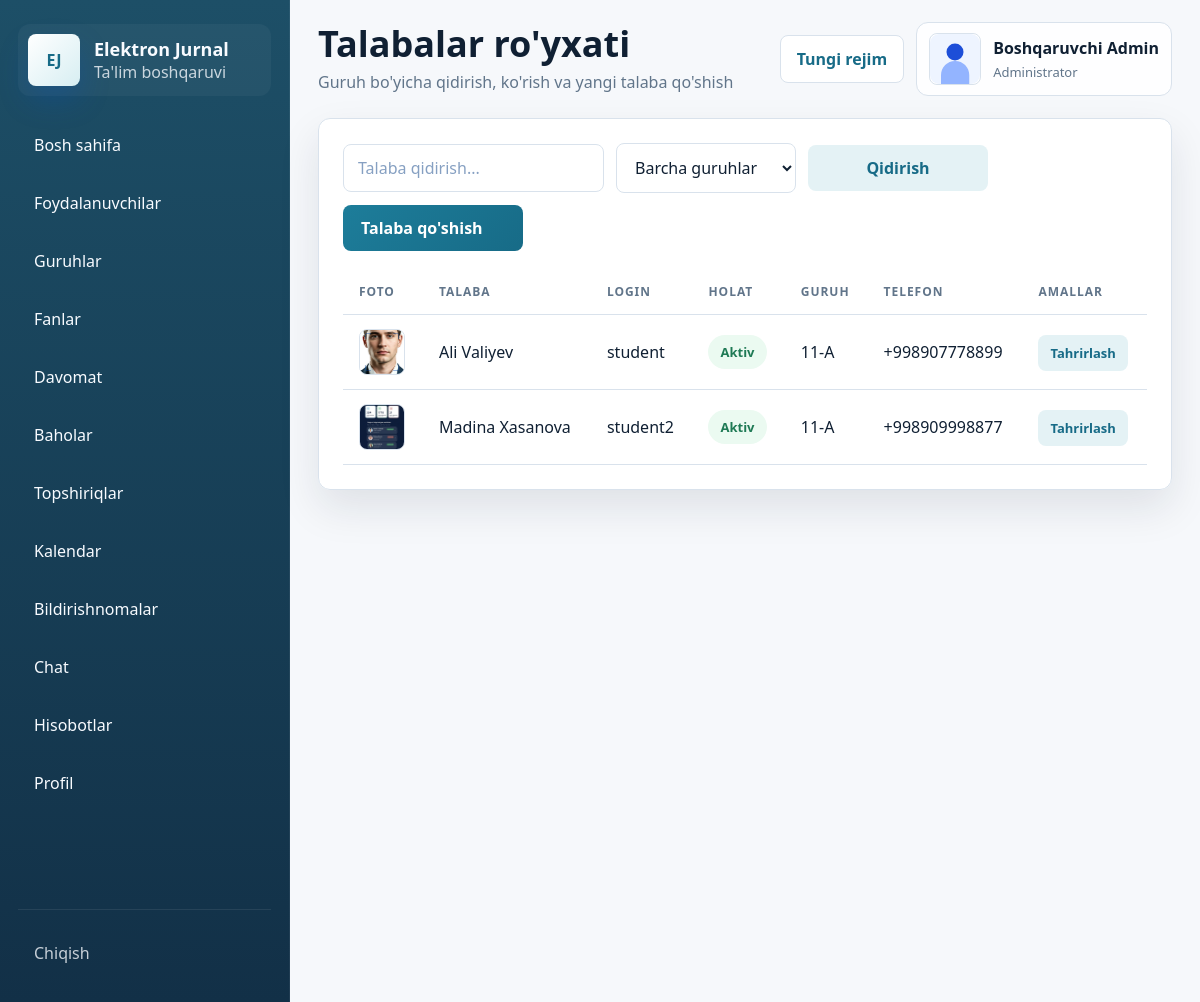
The page /students (signed in) on the database as committed earlier.
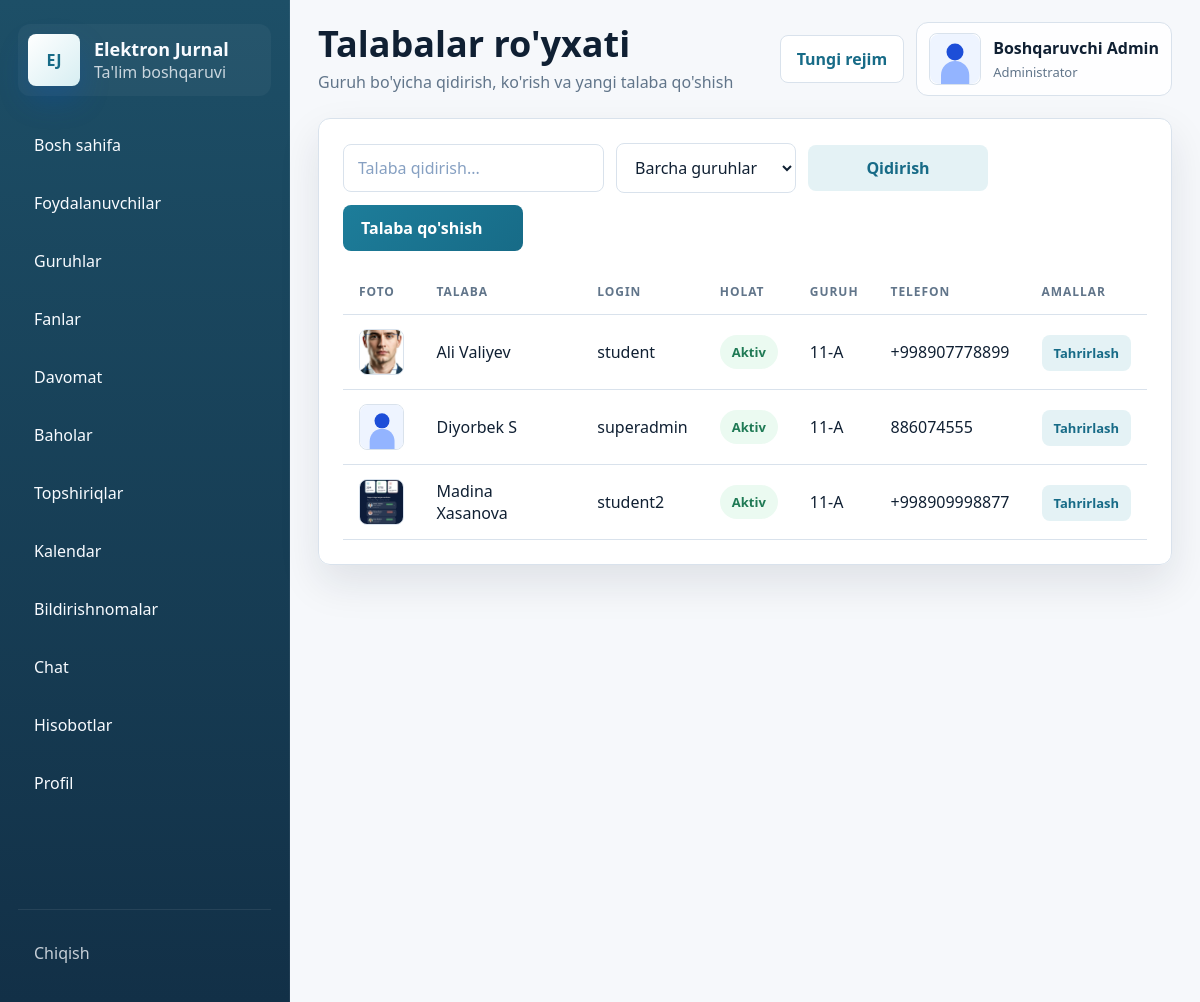
The same page on the database as committed later.
### models.py (models this page shows, shortened)
class TimestampMixin:
    created_at = db.Column(db.DateTime, default=datetime.utcnow, nullable=False)

class User(UserMixin, TimestampMixin, db.Model):
    __tablename__ = "users"
    id = db.Column(db.Integer, primary_key=True)
    full_name = db.Column(db.String(150), nullable=False)
    username = db.Column(db.String(80), unique=True, nullable=False, index=True)
    password_hash = db.Column(db.String(255), nullable=False)
    role = db.Column(db.String(20), nullable=False, index=True)
    phone = db.Column(db.String(30))
    email = db.Column(db.String(120))
    image_path = db.Column(db.String(255))
    is_active = db.Column(db.Boolean, default=True, nullable=False)
    can_change_credentials = db.Column(db.Boolean, default=True, nullable=False)
    taught_subjects = db.relationship("Subject", back_populates="teacher", lazy="dynamic")
    student_group = db.relationship("StudentGroup", back_populates="student", uselist=False, cascade="all, delete-orphan")
    attendance_records = db.relationship("Attendance", back_populates="student", lazy="dynamic", foreign_keys="Attendance.student_id")
    grade_records = db.relationship("Grade", back_populates="student", lazy="dynamic", foreign_keys="Grade.student_id")
    grades_given = db.relationship("Grade", back_populates="teacher", lazy="dynamic", foreign_keys="Grade.teacher_id")
    assignments_created = db.relationship("Assignment", back_populates="teacher", lazy="dynamic", foreign_keys="Assignment.teacher_id")
    activities = db.relationship("ActivityLog", back_populates="user", lazy="dynamic")
    notifications = db.relationship("Notification", back_populates="user", lazy="dynamic", cascade="all, delete-orphan")
    chat_messages = db.relationship(
        "ChatMessage",
        back_populates="sender",
        lazy="dynamic",
        cascade="all, delete-orphan",
        foreign_keys="ChatMessage.sender_id",
    )
    assignment_submissions = db.relationship("AssignmentSubmission", back_populates="student", lazy="dynamic", cascade="all, delete-orphan")
    @property
    def group(self):
        return self.student_group.group if self.student_group else None

class Group(TimestampMixin, db.Model):
    __tablename__ = "groups"
    id = db.Column(db.Integer, primary_key=True)
    name = db.Column(db.String(80), unique=True, nullable=False)
    student_links = db.relationship("StudentGroup", back_populates="group", cascade="all, delete-orphan")
    subject_links = db.relationship("SubjectGroup", back_populates="group", cascade="all, delete-orphan")
    attendance_records = db.relationship("Attendance", back_populates="group", lazy="dynamic")
    assignments = db.relationship("Assignment", back_populates="group", lazy="dynamic")

### app.py (the view)
@app.route("/students")
@login_required
@role_required("admin", "teacher")
def student_list():
    query = User.query.filter_by(role="student")
    search = request.args.get("search", "").strip()
    group_id = request.args.get("group_id", "").strip()
    if current_user.role == "teacher":
        group_ids = [group.id for group in get_teacher_groups(current_user)]
        query = query.join(StudentGroup).filter(StudentGroup.group_id.in_(group_ids) if group_ids else False)
    if search:
        query = query.filter(or_(User.full_name.ilike(f"%{search}%"), User.username.ilike(f"%{search}%")))
    if group_id:
        query = query.join(StudentGroup).filter(StudentGroup.group_id == int(group_id))
    students = query.order_by(User.full_name).all()
    groups = Group.query.order_by(Group.name).all()
    return render_template("users/students.html", students=students, groups=groups, selected_group=group_id, search=search)

### app.py (called while the page is built)
@login_manager.user_loader
def load_user(user_id: str):
    return db.session.get(User, int(user_id))

def role_required(*roles):
    def decorator(view_func):
        @wraps(view_func)
        def wrapped(*args, **kwargs):
            if not current_user.is_authenticated:
                return login_manager.unauthorized()
            if current_user.role not in roles:
                abort(403)
            return view_func(*args, **kwargs)
        return wrapped
    return decorator

def avatar_url(user: User) -> str:
    if user.image_path:
        return url_for("static", filename=f"uploads/{user.image_path}")
    return url_for("static", filename="uploads/default-avatar.svg")

### templates/users/students.html (shortened to what this page needs)
{% extends "base.html" %}
{% block page_title %}Talabalar ro'yxati{% endblock %}
{% block page_subtitle %}Guruh bo'yicha qidirish, ko'rish va yangi talaba qo'shish{% endblock %}
{% block content %}
  <section class="panel-card">
    <form class="toolbar" method="get">
      <input type="text" name="search" placeholder="Talaba qidirish..." value="{{ search }}">
      <select name="group_id">
        <option value="">Barcha guruhlar</option>
      </select>
      <button class="btn btn-secondary" type="submit">Qidirish</button>
      <a class="btn btn-primary" href="{{ url_for('add_user') }}">Talaba qo'shish</a>
    </form>
    <div class="table-wrap">
      <table class="table">
        <thead>
          <tr>
            <th>Foto</th>
            <th>Talaba</th>
              <th>Login</th>
              <th>Holat</th>
              <th>Guruh</th>
              <th>Telefon</th>
            {% if current_user.role in ['admin', 'teacher'] %}
              <th>Amallar</th>
            {% endif %}
          </tr>
        </thead>
        <tbody>
          {% for student in students %}
            <tr>
              <td data-label="Foto"><img class="avatar-table" src="{{ avatar_url(student) }}" alt="{{ student.full_name }}"></td>
              <td data-label="Talaba">{{ student.full_name }}</td>
              <td data-label="Login">{{ student.username }}</td>
              <td data-label="Holat">
                {% if student.is_active %}
                  <span class="status-badge status-present">Aktiv</span>
                {% else %}
                  <span class="status-badge status-absent">Bloklangan</span>
                {% endif %}
              </td>
              <td data-label="Guruh">{{ student.group.name if student.group else '-' }}</td>
              <td data-label="Telefon">{{ student.phone or '-' }}</td>
              {% if current_user.role in ['admin', 'teacher'] %}
                <td data-label="Amallar"><a class="btn btn-secondary btn-sm" href="{{ url_for('edit_user', user_id=student.id) }}">Tahrirlash</a></td>
              {% endif %}
            </tr>
          {% else %}
            <tr><td colspan="{% if current_user.role in ['admin', 'teacher'] %}7{% else %}6{% endif %}">Talabalar topilmadi.</td></tr>
          {% endfor %}
        </tbody>
      </table>
    </div>
  </section>
{% endblock %}

### templates/base.html (shortened to what this page needs)
<!DOCTYPE html>
<html lang="uz">
<head>
  <link rel="stylesheet" href="{{ url_for('static', filename='css/style.css') }}">
</head>
<body>
  {% if current_user.is_authenticated %}
    <div class="app-shell">
      <aside class="sidebar" id="sidebar">
        <a class="brand" href="{{ url_for('dashboard_router') }}">
          <div class="brand-logo">EJ</div>
          <div>
            <strong>Elektron Jurnal</strong>
            <span>Ta'lim boshqaruvi</span>
          </div>
        </a>
        <nav class="sidebar-nav">
          {% for endpoint, label in nav_items %}
            <a href="{{ url_for(endpoint) }}" class="{% if request.endpoint == endpoint %}active{% endif %}">
              <span>{{ label }}</span>
            </a>
          {% endfor %}
        </nav>
        <div class="sidebar-footer">
          <a href="{{ url_for('logout') }}" class="logout-link">Chiqish</a>
        </div>
      </aside>
      <div class="main-area">
        <header class="topbar">
          <div class="topbar-title">
            <h1>{% block page_title %}Elektron Jurnal Tizimi{% endblock %}</h1>
            <p>{% block page_subtitle %}Akademik boshqaruv paneli{% endblock %}</p>
          </div>
          <div class="topbar-actions">
            <button class="theme-toggle" type="button" data-theme-toggle>Rejim</button>
            <div class="topbar-user">
              <img src="{{ avatar_url(current_user) }}" alt="Avatar" class="avatar">
              <div>
                <strong>{{ current_user.full_name }}</strong>
                <span>{{ role_labels.get(current_user.role, current_user.role) }}</span>
              </div>
            </div>
          </div>
        </header>
        <main class="page-content">
          {% block content %}{% endblock %}
        </main>
      </div>
    </div>
  {% endif %}
</body>
</html>

Rows that differ between the two databases and show on the page:
added User: shows a picture, full_name "Diyorbek S", username "superadmin", is_active "Aktiv", group "11-A", phone "886074555"
